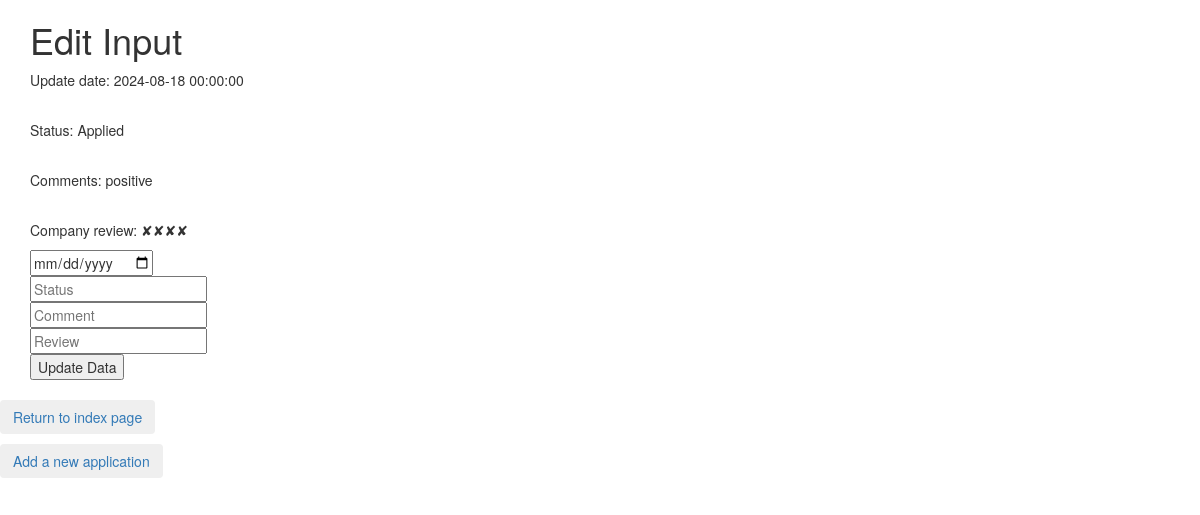
The app's page /edit?job_id=24 with its own data.
### main.py (models this page shows, shortened)
class Career(db.Model):
    id = db.Column(db.Integer, primary_key=True)
    title = db.Column(db.String(80), nullable=False)
    organization = db.Column(db.String(120), nullable=False)
    submit_date = db.Column(db.DateTime, nullable=False, default=datetime.utcnow)
    update_date = db.Column(db.DateTime, nullable=False)
    resume = db.Column(db.String(120), nullable=False)
    cover_letter = db.Column(db.String(120), nullable=False)
    company_review = db.Column(db.String(120), nullable=False)
    status = db.Column(db.String(120), nullable=False)
    comments = db.Column(db.String(120), nullable=False)

### main.py (the view, shortened to what this page needs)
@app.route("/edit", methods=['GET', 'POST'])
def edit():
    job_id = request.args.get('job_id')
    job_selected = Career.query.get(job_id)
    return render_template("edit_data.html", name=job_selected)

### templates/edit_data.html (shortened to what this page needs)
{% extends 'bootstrap/base.html' %}
{% block content %}
<div class="container">
  <div class="row">
    <div class="col-sm-12">
      <h1>Edit Input</h1>
	  <form class="table table-striped table-dark" action="{{ url_for('edit') }}"  method="POST">
         <p >Update date: {{name.update_date}}</p><br>
          <p >Status: {{name.status}}</p><br>
          <p >Comments: {{name.comments}}</p><br>
          <p> Company review: {{name.company_review}}</p>
          <input type="date" name="last_update_date" placeholder="date"><br>
          <input type="text" name="status" placeholder="Status"><br>
          <input type="text" name="comments" placeholder="Comment"><br>
          <input type="text" name="company_review" placeholder="Review"><br>
          <button type="submit">Update Data</button>
      </form>
    </div>
    <div class="row">
         <div class="col">
                    <p>
                        <button class="btn btn">
                            <a href="/" >Return to index page</a>
                        </button>
                    </p>
         </div>
        <div class="col">
                   <p>
                       <button class="btn btn">
                           <a href="/add" >Add a new application</a>
                       </button>
                   </p>
        </div>
    </div>
  </div>
</div>
{% endblock %}

### records on screen
Career: update_date "2024-08-18 00:00:00", status "Applied", comments "positive", company_review "✘✘✘✘"
